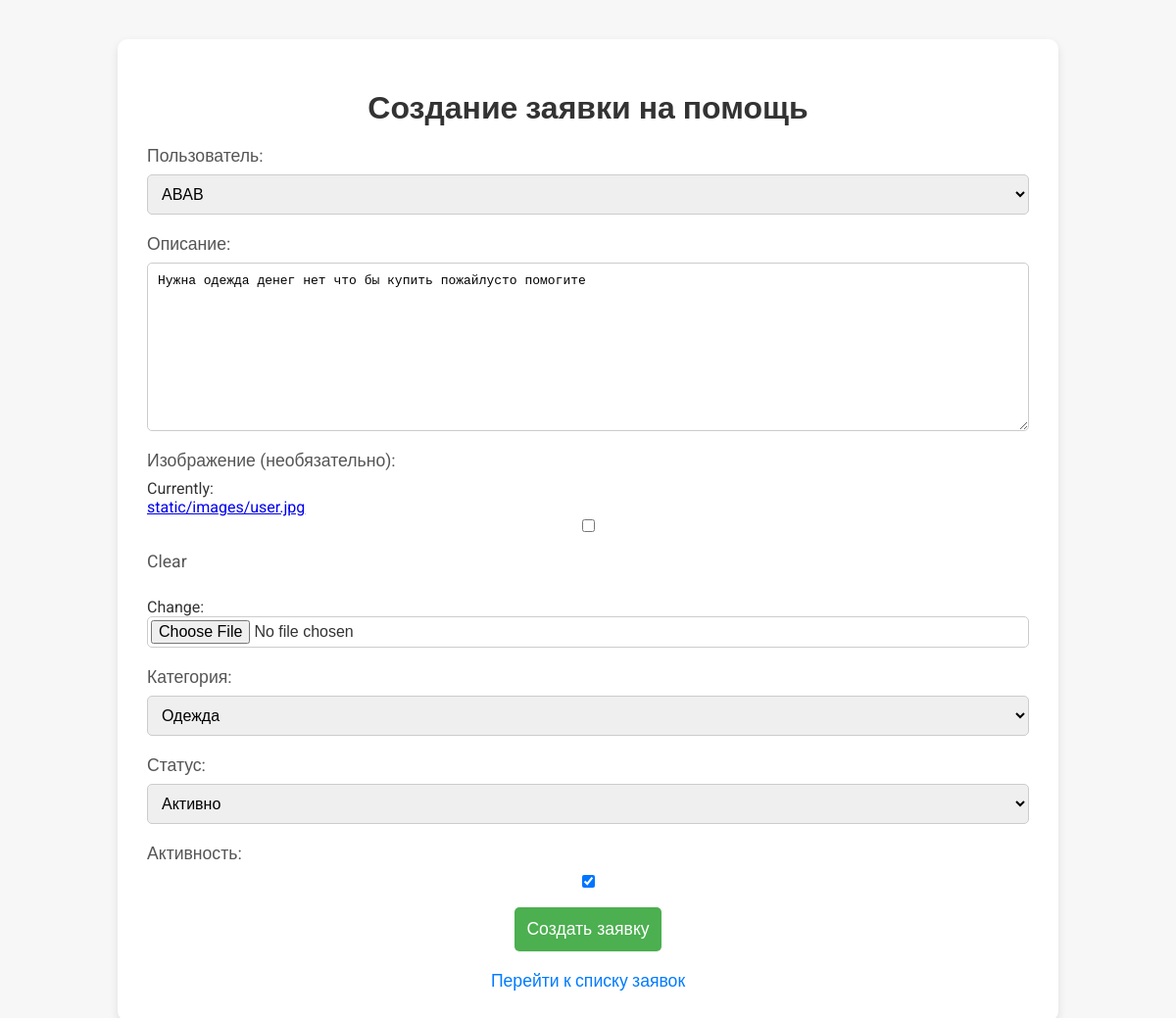
Page /applyhelps/2/update/ on the committed database.
### volunteer/models.py (models this page shows, shortened)
class ApplyHelp(models.Model):
    CHOICE_STATUSHELP=(
        ("активно", "Активно"),
        ("завершино", "Завершино"),
        ("впроцессе", "Впроцессе"),
    )
    user = models.ForeignKey(CustomUser, on_delete=models.CASCADE)
    description = models.TextField()
    image = models.ImageField(upload_to="static/images", null=True, blank=True)
    add_time = models.DateTimeField(auto_now=True)
    category = models.ForeignKey(Category, on_delete=models.CASCADE)
    status = models.CharField(max_length=50, choices=CHOICE_STATUSHELP)
    is_active = models.BooleanField(default=True)

### volunteer/views.py (the view)
# urls.py: path('applyhelps/<int:pk>/update/', ApplyHelpUpdateView.as_view(), name='applyhelp_update'),
class ApplyHelpUpdateView(UpdateView):
    model = ApplyHelp
    template_name = 'applyhelp_form.html'
    fields = ['user', 'description', 'image', 'category', 'status', 'is_active']
    success_url = reverse_lazy('applyhelp_list')

### volunteer/models.py (called while the page is built)
    def __str__(self):
        return self.category_name

### templates/applyhelp_form.html (shortened to what this page needs)
<!DOCTYPE html>
<html lang="ru">
<head>
</head>
<body>
    <div class="container">
        <h1>Создание заявки на помощь</h1>
        <form method="post" enctype="multipart/form-data">
            <label for="id_user">Пользователь:</label>
            {{ form.user }}
            <label for="id_description">Описание:</label>
            {{ form.description }}
            <label for="id_image">Изображение (необязательно):</label>
            {{ form.image }}
            <label for="id_category">Категория:</label>
            {{ form.category }}
            <label for="id_status">Статус:</label>
            {{ form.status }}
            <label for="id_is_active">Активность:</label>
            {{ form.is_active }}
            <div class="form-footer">
                <button type="submit">Создать заявку</button>
            </div>
        </form>
        <div class="form-footer">
            <a href="{% url 'help_list' %}">Перейти к списку заявок</a>
        </div>
    </div>
</body>
</html>

### templates/applyhelp_form.html (style rules this page uses)
body { font-family: 'Roboto', sans-serif; background-color: #f7f7f7; margin: 0; padding: 0; color: #333; }
.container { width: 100%; max-width: 900px; margin: 40px auto; background-color: #fff; padding: 30px; border-radius: 10px; box-shadow: 0 4px 10px rgba(0, 0, 0, 0.1); }
h1 { text-align: center; font-size: 2em; color: #333; margin-bottom: 20px; }
form { display: flex; flex-direction: column; }
label { font-size: 1.1em; margin-bottom: 8px; color: #555; }
input, select, textarea { font-size: 1em; padding: 10px; margin-bottom: 20px; border: 1px solid #ccc; border-radius: 5px; }
input[type="file"] { padding: 3px; }
button { background-color: #4CAF50; color: white; padding: 12px; border: none; border-radius: 5px; font-size: 1.1em; cursor: pointer; transition: background-color 0.3s; }
.form-footer { display: flex; justify-content: center; }
.form-footer a { color: #007bff; text-decoration: none; font-size: 1.1em; margin-top: 20px; }

### rows in the picture
ApplyHelp: user "ABAB", description "Нужна одежда денег нет что бы купить пожайлусто помогите", category "Одежда", status "Активно", is_active "☑"
